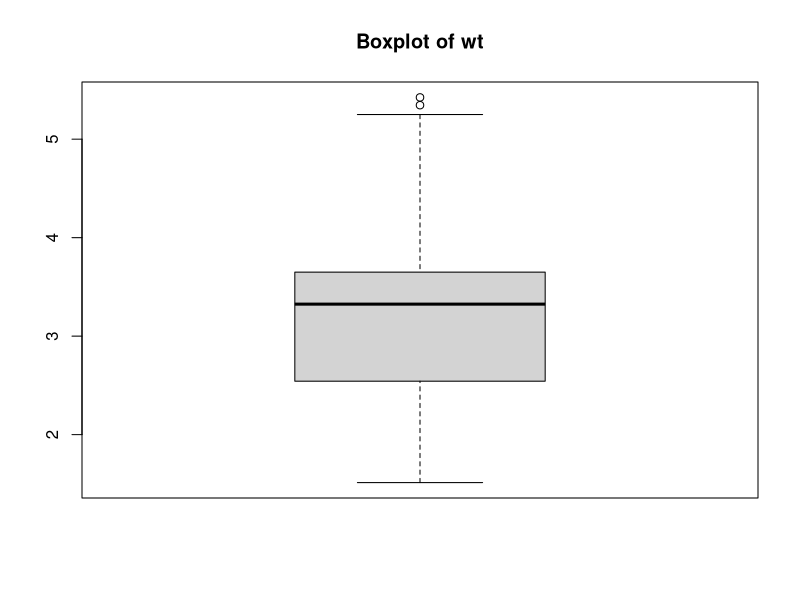

This figure's R source:
# 盒图是由五个数值点组成：最小值(min)，下四分位数(Q1)，中位数(median)，上四分位数(Q3)，最大值(max)。

attach(mtcars)
opar <- par(no.readonly = TRUE)
par(mfrow = c(1, 1))
boxplot(wt, main = "Boxplot of wt")
par(opar)
detach(mtcars)
